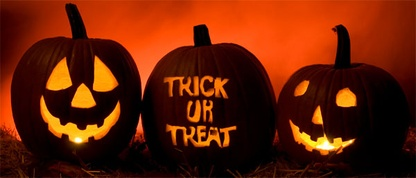
%> input picture tort.jpg, 416 x 178 px, shrunk from 600 x 257 before the run
$ octave Lab5.m   (GNU Octave 9; MATLAB toolbox functions it lacks are replaced by stand-ins)
%> lines starting %> are read from the running program, lines starting %| are printed output that depends on the picture
### grey_scale.m
%% grey scale
% 1. for each pixel, intensity Y = 0.299 * R + 0.587 * G + 0.114 * B
%    =>  Y = [0.299 0.587 0.114] * [R G B]'
%
% 2. matrix: [a,b,c] = [a b c]
%    matrix: [a;b;c] = [a b c]'
%
% 3. zeros: create array of 0
% zeros(3) = [ 0 0 0
%              0 0 0
%              0 0 0 ]
% zeros(2,5) = [ 0 0 0 0 0
%                0 0 0 0 0 ]
% data type of zeros() is preset "double".
%

%% data type
% 1. data type of RGB channel is preset "uint8", range 0-255
% assume that Y = R+G+B; if R+G+B > 255, Y will be assigned the maximum 255,
% so we need to calculate in data type "double":
%               Y = double(R) + double(G) + double(B);
%
% 2. data type and data range for imshow(I)
% uint8: 0-255:   Y = uint8((double(R) + double(G) + double(B)) / 3);
%                    => turn back to uint8
% double: 0-1     Y = ((double(R) + double(G) + double(B)) / 3) / 255;
%                    => scale 0-255 to 0-1
%

%% function
% input---source image: I
% output---grey scale image: I_grey
function I_grey = grey_scale(I);

% RGB channel
R = I(:,:,1);
G = I(:,:,2);
B = I(:,:,3);

% get height, width, channel of image
[height, width, channel] = size(I);

% initial intensity array Y using zeros()
Y = zeros(height, width);

% weight of rgb channel
matrix = [0.299 0.587 0.114];

for h = 1 : height
    for w = 1 : width
        Y(h, w) = matrix * [double(R(h, w)) ; double(G(h, w)) ; double(B(h, w))] / 255;
    end
end

% save intensity Y to output image
I_grey(:,:,1) = Y;
I_grey(:,:,2) = Y;
I_grey(:,:,3) = Y;

### flip.m
% input1---source image: I
% input2---flip direction: type (0:horizontal, 1:vertical, 2:both)
% output---flipped image: I_flip

function I_flip = flip(I, type);

% RGB channel
R = I(:,:,1);
G = I(:,:,2);
B = I(:,:,3);

% get height, width, channel of image
[height, width, channel] = size(I);
% height = 681 width = 1024 channel = 3
%%  horizontal flipping
if type==0
    % initial r,g,b array for flipped image, using zeros()
     R_flip = zeros(height, width,'uint8');
     G_flip = zeros(height, width,'uint8');
     B_flip = zeros(height, width,'uint8');

    % assign pixels from R,G,B to R_flip, G_flip, B_flip
   for h = 1 : height
       for w = 1 : width
             R_flip(h, w) = R(h, (width -w + 1));
             G_flip(h, w) = G(h, (width -w + 1));
             B_flip(h, w) = B(h, (width- w + 1));
       end
    end

    % save R_flip, G_flip, B_flip to output image
     I_flip(:,:,1) = R_flip;
     I_flip(:,:,2) = G_flip;
     I_flip(:,:,3) = B_flip;
end

%% vertical flipping
if type==1
    % initial r,g,b array for flipped image, using zeros()
     R_flip = zeros(height, width,'uint8');
     G_flip = zeros(height, width,'uint8');
     B_flip = zeros(height, width,'uint8');

    % assign pixels from R,G,B to R_flip, G_flip, B_flip
   for w = 1 : width
       for h = 1 : height
             R_flip(h, w) = R( (height - h + 1), w );
             G_flip(h, w) = G( (height - h + 1) , w );
             B_flip(h, w) = B( (height- h + 1) , w );
       end
    end

    % save R_flip, G_flip, B_flip to output image
     I_flip(:,:,1) = R_flip ;
     I_flip(:,:,2) = G_flip ;
     I_flip(:,:,3) = B_flip ;

end

%%  horizontal + vertical flipping
if type==2
    % initial r,g,b array for flipped image, using zeros()
     R_flip = zeros(height, width,'uint8');
     G_flip = zeros(height, width,'uint8');
     B_flip = zeros(height, width,'uint8');

    % assign pixels from R,G,B to R_flip, G_flip, B_flip
   for h = 1 : height
       for w = 1 : width
             R_flip(h, w) = R((height - h + 1),(width - w + 1));
             G_flip(h, w) = G((height - h + 1),(width - w + 1));
             B_flip(h, w) = B((height - h + 1),(width - w + 1));
       end
    end

    % save R_flip, G_flip, B_flip to output image
     I_flip(:,:,1) = R_flip ;
     I_flip(:,:,2) = G_flip ;
     I_flip(:,:,3) = B_flip ;
     end

end

### rotation.m
% rotate image clockwised around center point (1,1), with a radius degrees
% input1---source image: I
% input2---rotation degrees: radius (ex: pi/3)
% output---rotated image: I_rot

function I_rot = rotation(I, radius);

% RGB channel
R(:,:) = I(:,:,1);
G(:,:) = I(:,:,2);
B(:,:) = I(:,:,3);

% get height, width, channel of image
[height, width, channel] = size(I);

%% create new image
% step1. record image vertex, and use rotation matrix to get new vertex.
matrix = [cos(radius) -sin(radius) ; sin(radius) cos(radius)];
vertex = [1 width 1 width ;1 1 height height] ; % create an 2*4 matrix for rotation
vertex_new = matrix * vertex;

% step2. find min x, min y, max x, max y, use "min()" & "max()" function is ok
min_x = min(vertex_new(1,:));
max_x = max(vertex_new(1,:));
max_y = max(vertex_new(2,:));
min_y = min(vertex_new(2,:));

% step3. consider how much to shift the image to the positive axis
 x_shift = 1-min_x;
 y_shift = 1-min_y;

% step4. calculate new width and height, if they are not integer, use
% "ceil()" & "floor()" to help get the largest width and height.

% ceil :The smallest integral value that is not less than x (as a floating-point value)
% floor:Value to round down.

 width_new = ceil(max_x) - floor(min_x);
 height_new = ceil(max_y) - floor(min_y);

% step5. initial r,g,b array for the new image
     R_rotate = zeros(height_new, width_new,'uint8');
     G_rotate = zeros(height_new, width_new,'uint8');
     B_rotate = zeros(height_new, width_new,'uint8');

%% back-warping using bilinear interpolation
% for each pixel on the rotation image, find the correspond r,g,b value
% from the source image, and save to R_rot, G_rot, B_rot.
 for y_new = 1 : height_new
     for x_new = 1 : width_new
        % step5. shift the new pixel (x_new, y_new) back, and rotate -radius
        % degree to get (x_old, y_old)
        %%% ...
        inv_matrix = [cos(-radius) -sin(-radius) ; sin(-radius) cos(-radius)];
        dx = (x_new-x_shift);
        dy = (y_new-y_shift);
        d = [dx ; dy];
        old = inv_matrix * d;
        x_old = old(1,1);
        y_old = old(2,1);
        % step6. using "ceil()" & "floor()" to get interpolation coordinates
        % x1, x2, y1, y2
        x1= floor(x_old);
        x2 = ceil(x_old);
        y1= floor(y_old);
        y2 = ceil(y_old);

        % step7. if (x_old, y_old) is inside of the source image,
        % calculate r,g,b by interpolation.
        % else if (x_old, y_old) is outside of the source image, set
        % r,g,b = 0(black).
        if (x1 >= 1) && (x1 <= width) && (x2 >= 1) && (x2 <= width) && ...
            (y1 >= 1) && (y1 <= height)&& (y2 >= 1) && (y2 <= height)

            % step8. calculate weight wa, wb. Notice that if x1=x2 or y1=y2 ,
            % function "wa=()/(x1-x2)" will be fail. At this situation, you
            % need to assign a value to wa directly.
            if(x1== x2)
                wa = 1/2;
            else
                wa = (x_old-x1)/(x2-x1);
            end

             if(y1== y2)
                wb = 1/2;
             else
                wb = (y_old-y1)/(y2-y1);
             end
            % step9. calculate weight w1, w2 w3, w4 for 4 neighbor pixels.
            w1=(1-wa)*(1-wb);
            w2=wa*(1-wb);
            w3=wa*wb;
            w4=(1-wa)*wb;
            % step10. calculate r,g,b with 4 neighbor point and their weight
            %%% ...
             r = R(y1,x1)*w1 + R(y2,x1)*w2 + R(y2,x2)*w3 + R(y1,x2)*w4;
             g = G(y1,x1)*w1 + G(y2,x1)*w2 + G(y2,x2)*w3 + G(y1,x2)*w4;
             b = B(y1,x1)*w1 + B(y2,x1)*w2 + B(y2,x2)*w3 + B(y1,x2)*w4;

        else
            r = 0;
            g = 0;
            b = 0;
        end
        R_rotate(y_new, x_new) = r;
        G_rotate(y_new, x_new) = g;
        B_rotate(y_new, x_new) = b;
    end
 end

% save R_rot, G_rot, B_rot to output image
I_rot(:,:,1) = R_rotate;
I_rot(:,:,2) = G_rotate;
I_rot(:,:,3) = B_rotate;

### Lab5.m
close;
clear;
clc;

%% read image
filename = 'tort.jpg';
I = imread(filename);
%> I is the input picture: size 178x416x3 uint8; mean R, G, B 100.3, 31.1, 4.7
figure('name', 'source image');
imshow(I);

%% ----- pre-lab ----- %%
% output = function(input1, input2, ...);
% grey_scale function
I2 = grey_scale(I);
%> after the loop in grey_scale, `for h = 1 : height`:
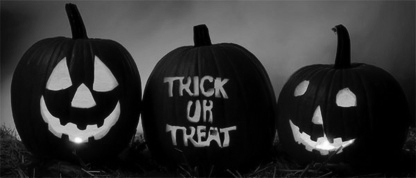
%> Y: size 178x416 double; min 0, max 0.995, mean 0.191

%% ----- homework lab ----- %%
% flip function
I3 = flip(I,0);
figure('name', 'flip horizontal');
imshow(I3);
I4 = flip(I,1);
%> call 2 of flip, with type = 1
%> after the loop in flip (call 2), `for w = 1 : width`:
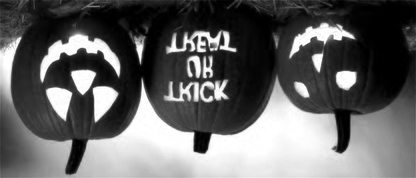
%> R_flip: size 178x416 uint8; min 0, max 255, mean 100.3; mean of the top-left, top-right, bottom-left and bottom-right quarters 65.3, 42.9, 137, 155.9
figure('name', 'flip vertical');
imshow(I4);
I5 = flip(I,2);
%> call 3 of flip, with type = 2
%> after the loop in flip (call 3), `for h = 1 : height`:
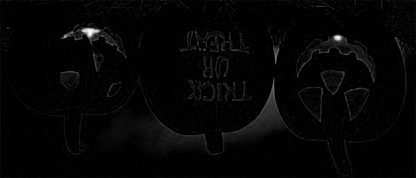
%> B_flip: size 178x416 uint8; min 0, max 251, mean 4.7; mean of the top-left, top-right, bottom-left and bottom-right quarters 4.8, 5.6, 3.7, 4.9
%> after the loop in flip (call 3), `for h = 1 : height`:
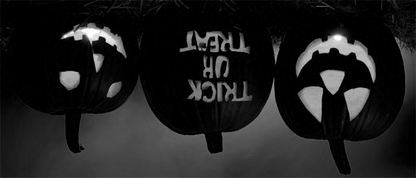
%> G_flip: size 178x416 uint8; min 0, max 255, mean 31.1; mean of the top-left, top-right, bottom-left and bottom-right quarters 16.5, 25.4, 42.2, 40.3
%> after the loop in flip (call 3), `for h = 1 : height`:
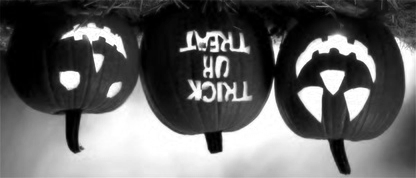
%> R_flip: size 178x416 uint8; min 0, max 255, mean 100.3; mean of the top-left, top-right, bottom-left and bottom-right quarters 42.9, 65.3, 155.9, 137
figure('name', 'flip both');
imshow(I5);
%%
% rotation function
I6 = rotation(I, pi*3/4);
%> after the loop in rotation, `for y_new = 1 : height_new`:
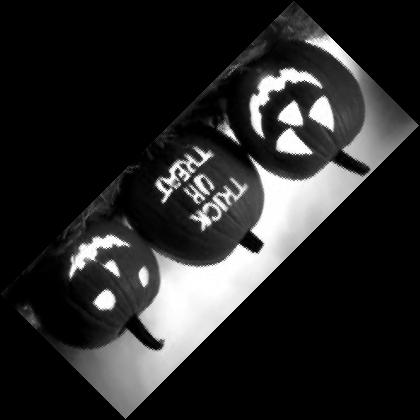
%> R_rotate: size 420x420 uint8; min 0, max 255, mean 41.6
%> after the loop in rotation, `for y_new = 1 : height_new`: b = 0; w1 = 0.146; w2 = 0.313; w3 = 0.369; w4 = 0.172; wa = 0.682; wb = 0.541
%> in rotation, `I_rot(:,:,3) = B_rotate;`:
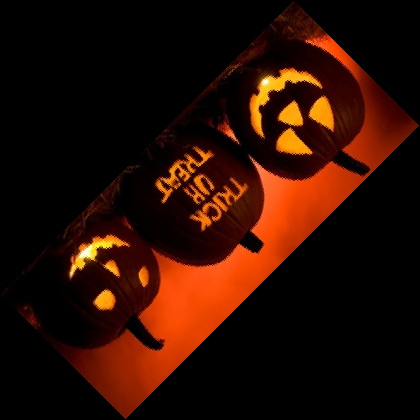
%> I_rot: size 420x420x3 uint8; mean R, G, B 41.6, 12.8, 1.9
figure('name', 'rotate pi*3/4');
imshow(I6);

%% show image
figure('name', 'grey scale image'),
imshow(I2);

%% write image
% save image for your report
filename2 = 'gray scal.jpg';
imwrite(I2, filename2);

filename3 = 'flip horizontal.jpg';
imwrite(I3, filename3);
filename4 = 'flip vertical.jpg';
imwrite(I4, filename4);
filename5 = 'flip both.jpg';
imwrite(I5, filename5);
filename = 'rotate_135.jpg';
imwrite(I6, filename);
